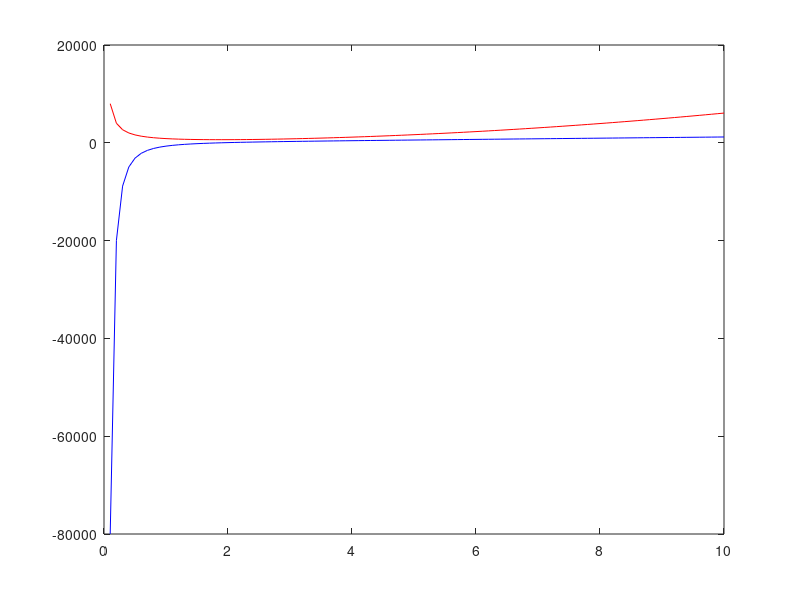

Recreate this plot in MATLAB. (Note: this script raises an error after producing the figure.)
%%
% ME 3001 
%% - optimization using Root Finding

clear all
close all
clc

%example 3
cost=@(win) 60*win^2+800/win
dcost=@(win) 120*win - 800/win^2

options.xmin=0;
options.xmax=10;
options.x0=0;
options.del=.1;
options.tol=.001;

w=options.xmin:options.del:options.xmax;

for i=1:length(w)
    C(i)=cost(w(i))
    dC(i)=dcost(w(i))
    
end



figure(1)
plot(w,C,'r');hold on
plot(w,dC,'b')

tic
root=myBisection(dcost,options);
toc
